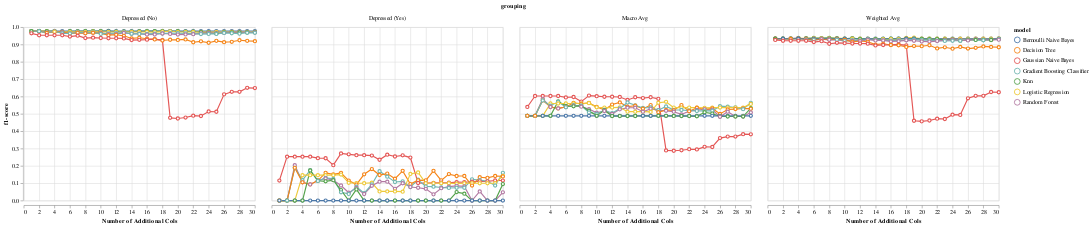

Source (notebook cell):
### Code cell
perf_subset = perf_by_additional_n_cols_matrix_v1[
    # 9 is winner
   (perf_by_additional_n_cols_matrix_v1['additional_col_method'] == "count_days_seen_doctor_12mo")
#   (perf_by_additional_n_cols_matrix_v1['model'] == "Gaussian Naive Bayes")  
]


alt.Chart(perf_subset).mark_line(
       point={
         "filled": False,
         "fill": "white"
       }
).encode(
    x = alt.X('addl_cols', title="Number of Additional Cols"),
    y = alt.Y('f1-score', scale=alt.Scale(domain=[0, 1])),
    color = 'model'
).facet(
    facet=alt.Facet('grouping')
)

### Figure 1 — Vega-Lite specification as saved in the notebook (floating-point values rounded to 4 significant figures; data arrays with more than 128 entries replaced by an {"elided": "..."} marker saying what was removed)
{"config": {"view": {"continuousWidth": 400, "continuousHeight": 300}}, "data": {"name": "data-d1ccb2a93167f5f0e69a424dbd4a2362"}, "facet": {"field": "grouping", "type": "nominal"}, "spec": {"mark": {"type": "line", "point": {"filled": false, "fill": "white"}}, "encoding": {"color": {"field": "model", "type": "nominal"}, "x": {"field": "addl_cols", "title": "Number of Additional Cols", "type": "quantitative"}, "y": {"field": "f1-score", "scale": {"domain": [0, 1]}, "type": "quantitative"}}}, "$schema": "https://vega.github.io/schema/vega-lite/v4.17.0.json", "datasets": {"data-d1ccb2a93167f5f0e69a424dbd4a2362": {"elided": "840 records"}}}
